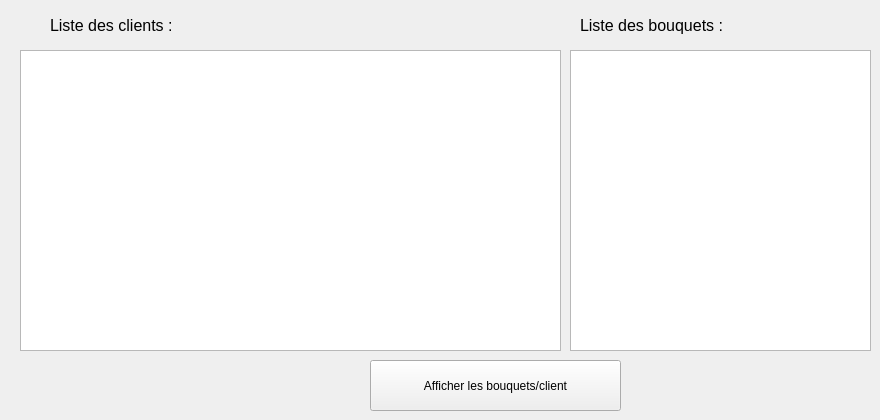
      <widget class="QWidget" name="page_22">
       <widget class="QTableView" name="affichage_bouquet_4">
        <property name="geometry">
         <rect>
          <x>570</x>
          <y>50</y>
          <width>301</width>
          <height>301</height>
         </rect>
        </property>
        <property name="styleSheet">
         <string notr="true">backgroun-color:beige;</string>
        </property>
       </widget>
       <widget class="QLabel" name="liste_bouquet_2">
        <property name="geometry">
         <rect>
          <x>580</x>
          <y>10</y>
          <width>211</width>
          <height>31</height>
         </rect>
        </property>
        <property name="text">
         <string>&lt;html&gt;&lt;head/&gt;&lt;body&gt;&lt;p&gt;&lt;span style=&quot; font-size:12pt;&quot;&gt;Liste des bouquets :&lt;/span&gt;&lt;/p&gt;&lt;/body&gt;&lt;/html&gt;</string>
        </property>
       </widget>
       <widget class="QPushButton" name="afficher_les_bouquets_2">
        <property name="geometry">
         <rect>
          <x>370</x>
          <y>360</y>
          <width>251</width>
          <height>51</height>
         </rect>
        </property>
        <property name="styleSheet">
         <string notr="true">backgroun-color:tan;</string>
        </property>
        <property name="text">
         <string>Afficher les bouquets/client</string>
        </property>
       </widget>
       <widget class="QTableView" name="affichage_bouquet_3">
        <property name="geometry">
         <rect>
          <x>20</x>
          <y>50</y>
          <width>541</width>
          <height>301</height>
         </rect>
        </property>
        <property name="styleSheet">
         <string notr="true">backgroun-color:beige;</string>
        </property>
       </widget>
       <widget class="QLabel" name="liste_bouquet_3">
        <property name="geometry">
         <rect>
          <x>50</x>
          <y>10</y>
          <width>211</width>
          <height>31</height>
         </rect>
        </property>
        <property name="text">
         <string>&lt;html&gt;&lt;head/&gt;&lt;body&gt;&lt;p&gt;&lt;span style=&quot; font-size:12pt;&quot;&gt;Liste des clients :&lt;/span&gt;&lt;/p&gt;&lt;/body&gt;&lt;/html&gt;</string>
        </property>
       </widget>
      </widget>
